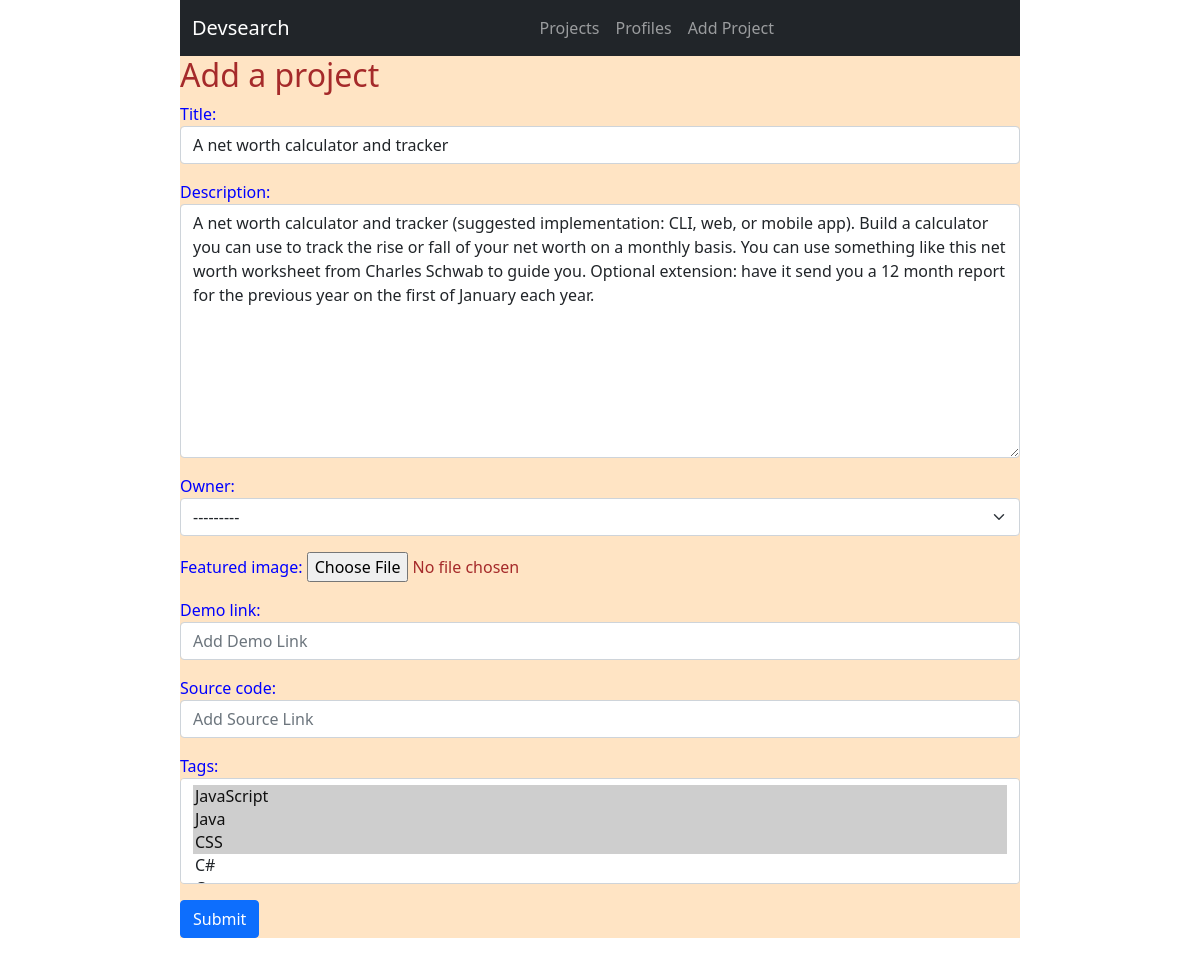
The page /update-project/d089582a-efe7-4b48-84fd-275cb9253bd7/ on the database its author committed.
### project/models.py (models this page shows, shortened)
class Project(models.Model):
    id = models.UUIDField(default=uuid.uuid4, editable=False, null=False, blank=False, primary_key=True)
    title = models.CharField(null=False, blank=False, max_length=200)
    description = models.TextField(null=True, blank=True)
    owner = models.ForeignKey(Profile, on_delete=models.SET_NULL, null=True, blank=True)
    featured_image = models.ImageField(null=True, blank=True, default='Design.JPG', upload_to='static/images/')
    demo_link = models.CharField(null=True, blank=True, max_length=200)
    source_code = models.CharField(null=True, blank=True, max_length=200)
    created = models.DateTimeField(auto_now_add=True)
    tags = models.ManyToManyField('Tag', blank=True)

### project/views.py (the view)
# urls.py: path('update-project/<str:pk>/', views.updateProject, name='update-project'),
def updateProject(request, pk):
    project = Project.objects.get(id=pk)
    form = ProjectForm(instance=project)
    if request.method == 'POST':
        form = ProjectForm(request.POST,request.FILES, instance=project)
        if form.is_valid():
            form.save()
            return redirect(projects)
    context = {'form':form}
    return render(request, 'project/add-project.html', context)

### project/forms.py
class ProjectForm(ModelForm):
    class Meta:
        model = Project
        fields = '__all__'
        widgets = {
            'title':forms.TextInput(attrs={'class':'form-control', 'placeholder':'Add Title'}),
            'description':forms.Textarea(attrs={'class':'form-control', 'placeholder':'Add Description'}),
            'tags':forms.SelectMultiple(attrs={'class':'form-select'}),
            'owner':forms.Select(attrs={'class':'form-select'}),
            'demo_link':forms.TextInput(attrs={'class':'form-control', 'placeholder':'Add Demo Link'}),
            'source_code':forms.TextInput(attrs={'class':'form-control', 'placeholder':'Add Source Link'}),
        }

### project/models.py (called while the page is built)
    def __str__(self):
        return self.name

### users/models.py (called while the page is built)
    def __str__(self):
        return str(self.name)

### project/templates/project/add-project.html
{% extends 'home.html' %} {% load static %} {% block cont %}
<div class="form-container mb-3">
  <h2>Add a project</h2>
  <form action="" method="POST" enctype="multipart/form-data">
    {% csrf_token %} {{form.as_p}}
    <input class="btn btn-primary" type="submit" value="Submit" />
  </form>
</div>
{% endblock %}

### static/css/style.css (style rules this page uses)
:root { width: 70%; max-width: 1100px; }
* { margin: 0; box-sizing: border-box; margin: auto; }
.form-container { background-color: bisque; color: brown; }
label { color: blue; }

### rows shown on the page
Project: title "A net worth calculator and tracker", description "A net worth calculator and tracker (suggested implementation: CLI, web, or mobile app). Build a calculator you can use to track the rise or fall of your net worth on a monthly basis. You can use something like this net worth worksheet from Charles Schwab to guide you. Optional extension: have it send you a 12 month report for the previous year on the first of January each year.", owner "---------"
